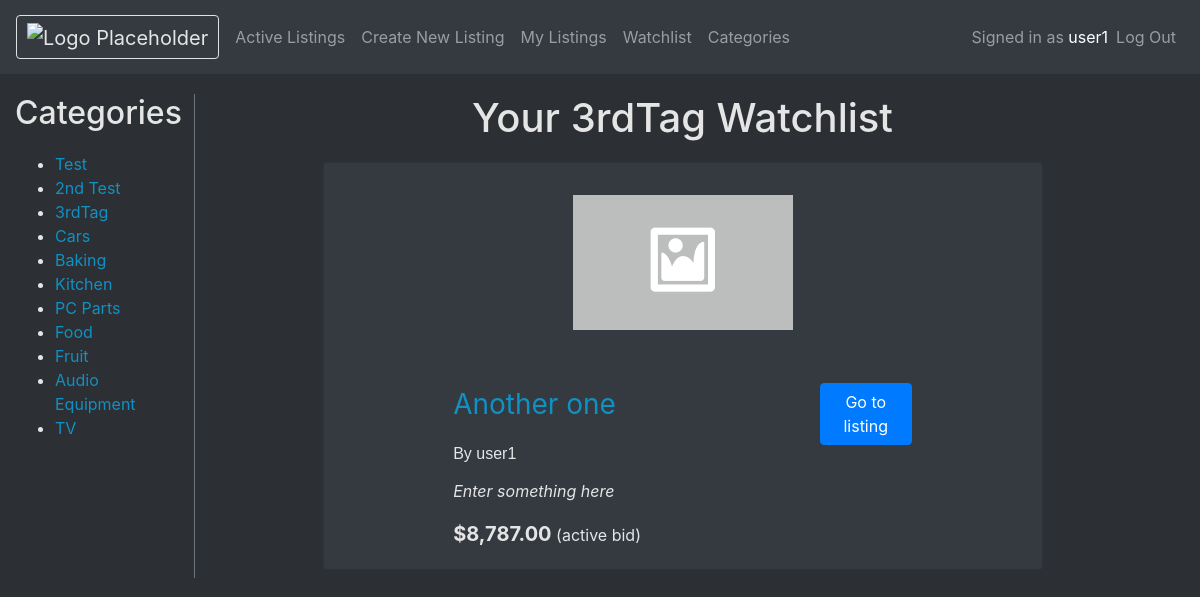
/watchlist/3rdTag (signed in), run on an earlier commit of the app's database.
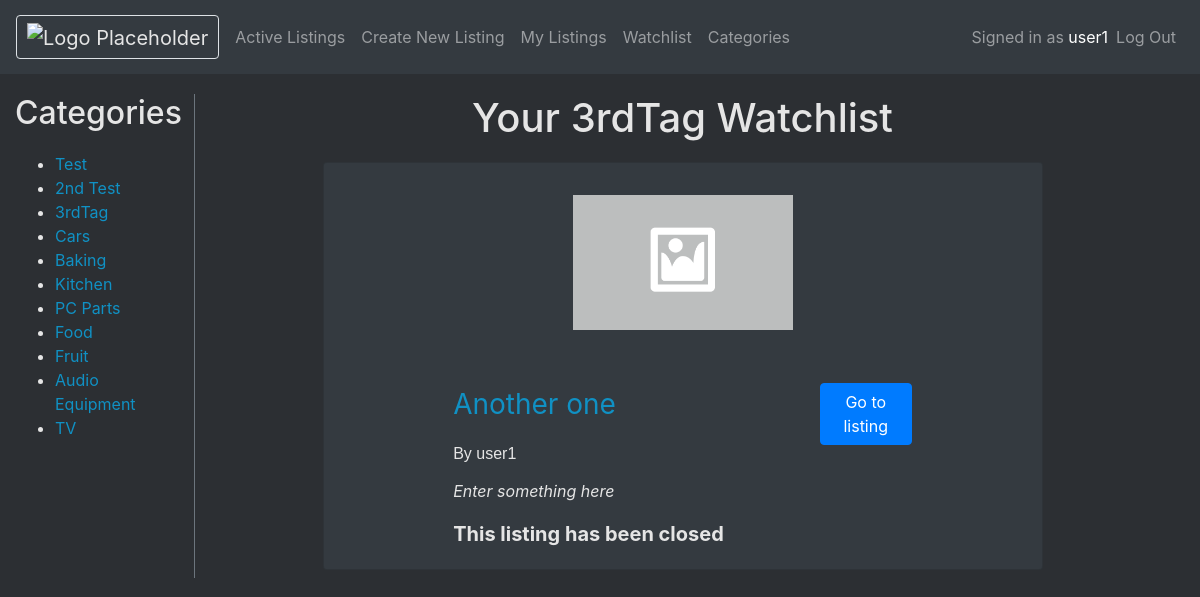
And on a later commit of the database.
### auctions/models.py (models this page shows, shortened)
class Listing(models.Model):
    creator = models.ForeignKey(User, null=True, blank=True, on_delete=models.CASCADE, related_name="userListings")
    title = models.CharField(max_length=50)
    description = models.TextField(max_length=1000, default="")
    price = models.FloatField(default=0)
    isActive = models.BooleanField(default=True)
    photoUrl = models.URLField(blank=True, null=True)
    highestBid = models.FloatField(blank=True, max_length=11, null=True)
    categories = models.ManyToManyField(Category, related_name="categories")
    def __str__(self):
        return self.title
    def usdBid(self):
        return f"${self.highestBid:,.2f}"

class User(AbstractUser):
    watchlist = models.ManyToManyField("Listing", related_name="watchlisted")
    pass

### auctions/views.py (the view)
# urls.py: path("watchlist/<str:category>", views.watchlistCategory, name="watchlistCategory"),
@login_required(login_url='/login')
def watchlistCategory(request, category):
    categoryID = Category.objects.get(tag=category)
    watchlisted = request.user.watchlist.filter(categories=categoryID)
    categories = Category.objects.all()
    return render(request, "auctions/watchlist.html", {
        "watchlisted": watchlisted,
        "categories": categories,
        "displayCategory": category
    })

### auctions/models.py (called while the page is built)
    def __str__(self):
        return self.tag

### auctions/templates/auctions/watchlist.html
{% extends "auctions/layout.html" %}
{% block body %}
<div class="row col">
    <div class="col-2 border-right border-secondary">
        <h2 class="categories-Sidebar">Categories</h2>
        <ul>
            {% for category in categories %}
                <li><a href="{% url 'watchlistCategory' category=category %}"> {{ category }} </a></li>
            {% endfor %}
        </ul>
    </div>
    <main class="col-8 bd-content offset-md-1">
        <h1 class="listing-page-title">Your {{ displayCategory }} Watchlist</h1>
        {% for listing in watchlisted %}
        <div class="container-fluid">
            <div class="card text-white bg-dark mb-2">
                <div class="row justify-content-center">
                    <div class="listing-img-container col-sm-2">
                        {% if listing.photoUrl %}
                        <img class="listing-img card-img-top" src="{{ listing.photoUrl }}" alt="{{ listing }} image">
                        {% else %}
                        {% load static %}
                        <img class="listing-img card-img-top" src="{% static 'auctions/placeholder.png' %}" alt="{{ listing }} image">
                        {% endif %}
                    </div>
                    <div class="card-body col-sm-8">
                        <div class="row">
                            <div class="col-9 justify-content-start">
                                <a class="card-title listing-title" href="{% url 'listing' id=listing.id %}">{{ listing }}</a>
                            </div>
                            <div class="col-3 justify-content-end">
                                <a href="{% url 'listing' id=listing.id %}"  class="btn btn-primary">Go to listing</a>
                            </div>
                        </div>
                    <p style="font: caption;">By {{ listing.creator }}</p>
                    <p class="card-text listing-card-description">{{ listing.description }}</p>
                    {% if listing.isActive %}
                        {% if listing.highestBid %}
                            <p class="card-text"><span class="card-text listing-price">{{ listing.usdBid }}</span> (active bid)</p>
                        {% else %}
                            <p class="card-text"><span class="card-text listing-price">{{ listing.usd }}</span> (starting price)</p>
                        {% endif %}
                    {% else %}
                        <p class="card-text listing-price">This listing has been closed</p>
                    {% endif %}
                    </div>
                </div>
            </div>
        </div>
        {% endfor %}
    </main>
</div>
{% endblock %}

What changed in the data, as far as the page shows it:
changed Listing "Another one": usdBid "$8,787.00" → (not shown); isActive "(active bid)" → "This listing has been closed"
